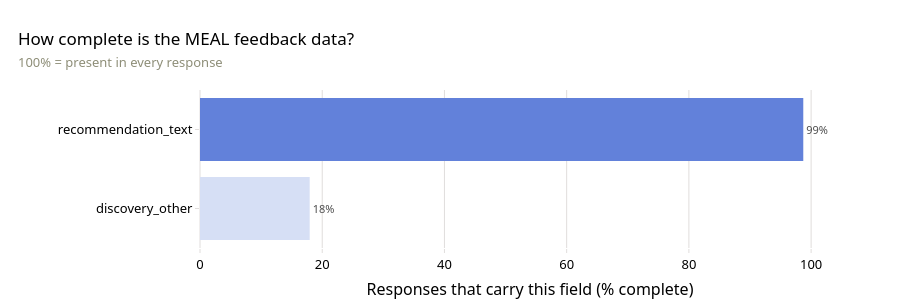

Here is the notebook cell this chart was saved with:
### Code cell
# Field completeness for MEAL: share of responses that carry each field
# (100% = present in every response). Longer / darker = more complete.
comp = (1 - meal.isnull().mean()) * 100
comp = comp[comp < 100].sort_values()

if len(comp):
    fig = go.Figure(go.Bar(
        x=comp.values, y=list(comp.index), orientation="h",
        marker_color=seq_by_value_hex(comp.values),
        text=[f"{v:.0f}%" for v in comp.values], textposition="outside",
        textfont=dict(size=11, color=INK2), cliponaxis=False,
        hovertemplate="%{y}<br>%{x:.0f}% complete<extra></extra>"))
    fig.update_layout(
        title="How complete is the MEAL feedback data?<br>"
              "<span style='font-size:13px;color:#8E8E78'>100% = present in every response</span>",
        xaxis=dict(title="Responses that carry this field (% complete)", range=[0, 108]),
        yaxis=dict(title=""),
        showlegend=False, height=max(300, len(comp) * 40 + 150), margin=dict(l=200, t=90))
    fig.show()
else:
    print("All MEAL fields complete.")

# How many chatbot users left MEAL feedback? (response rate)
resp_df = pd.read_excel(RESP_PATH, sheet_name='mmc bot - responses', header=2)
resp_df = resp_df.dropna(how='all').reset_index(drop=True)
total_users = resp_df['Name'].nunique()
meal_users = meal['Name'].nunique()
print(f"Total chatbot users (responses DB): {total_users}")
print(f"MEAL respondents:                   {meal_users}")
print(f"MEAL response rate:                 {meal_users / total_users * 100:.1f}%")

### Figure 1 — Plotly figure (JSON) as saved in the notebook; plotly's stock layout.template omitted (floating-point values rounded to 4 significant figures)
{"data": [{"cliponaxis": false, "hovertemplate": "%{y}<br>%{x:.0f}% complete<extra></extra>", "marker": {"color": ["#d6dff5", "#6281da"]}, "orientation": "h", "text": ["18%", "99%"], "textfont": {"color": "#4d4d4d", "size": 11}, "textposition": "outside", "type": "bar", "x": [17.95, 98.72], "y": ["discovery_other", "recommendation_text"]}], "layout": {"height": 300, "margin": {"l": 200, "t": 90}, "showlegend": false, "title": {"text": "How complete is the MEAL feedback data?<br><span style='font-size:13px;color:#8E8E78'>100% = present in every response</span>"}, "xaxis": {"range": [0, 108], "title": {"text": "Responses that carry this field (% complete)"}}, "yaxis": {"title": {"text": ""}}}}
